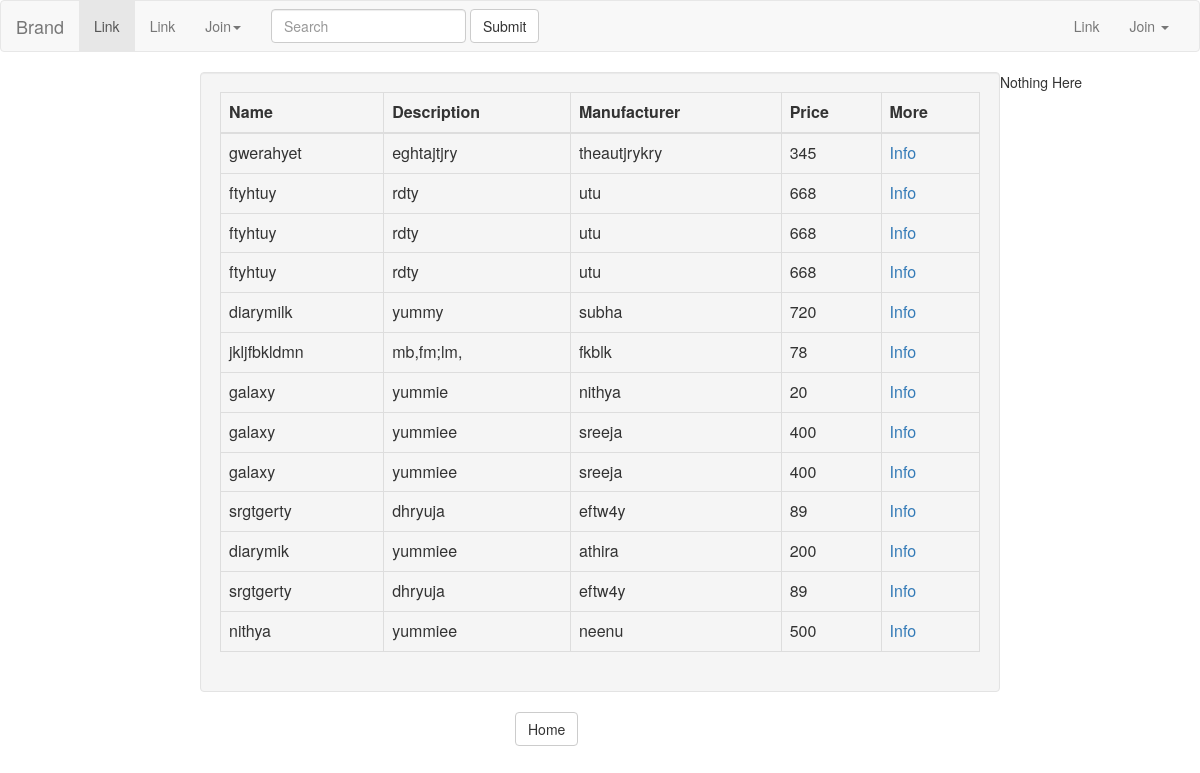
Before: / with the older database file.
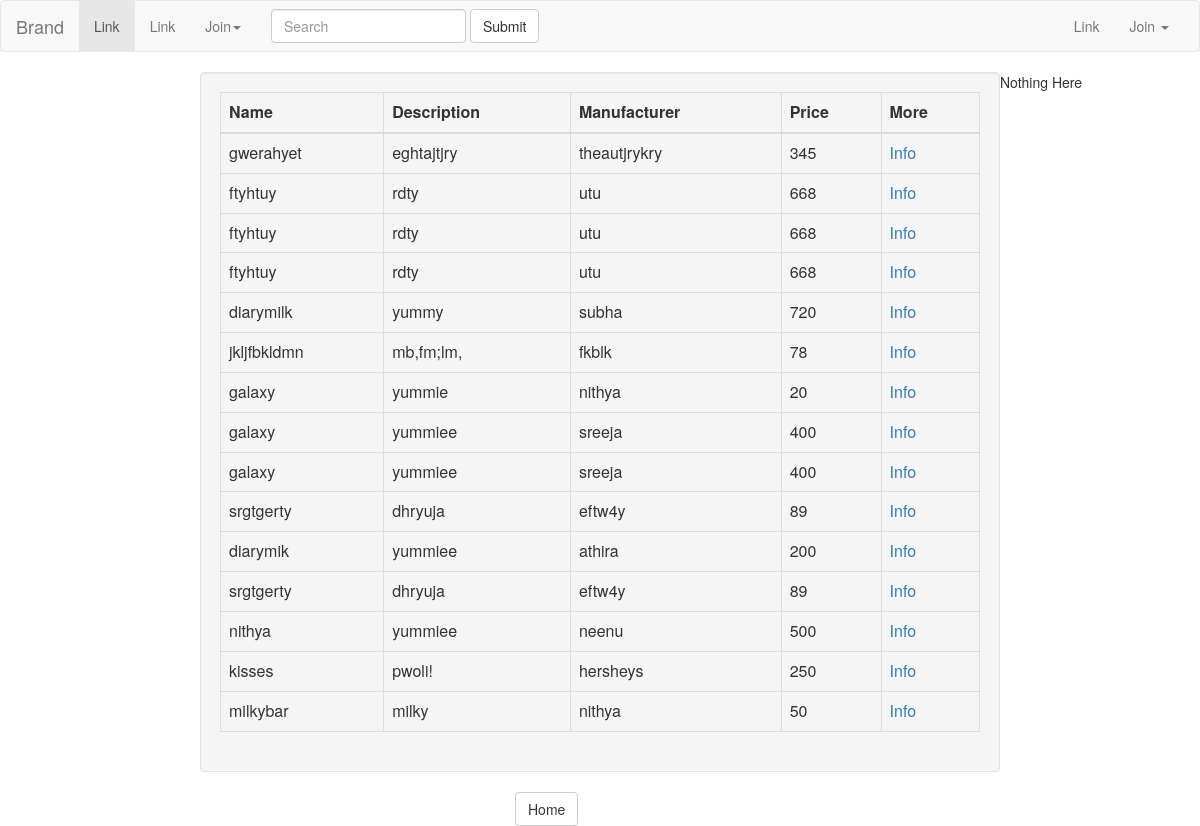
After: the same page with the newer database file.
### register/models.py (models this page shows)
class Chocolate(models.Model):
        id = models.AutoField(primary_key=True)
        name = models.CharField(_('Chocolate Name'), max_length=100, blank=True)
        description = models.CharField(_('Chocolate Description'), max_length=1000, blank=True)
        manufacturer = models.CharField(_('Chocolate Manufacturer'), max_length=100, blank=True)
        price = models.IntegerField(_('Chocolate Price'),
                                    validators=[MaxValueValidator(1000), MinValueValidator(0)],
                                    help_text=_('4 digits maximum'), blank=True, null=True)

### register/views.py (the view)
# urls.py: 2. Add a URL to urlpatterns:  url(r'^$', Home.as_view(), name='home')
class Home(ListView):
    template_name="index.html"
    def get_queryset(self):
        return Chocolate.objects.all()

### register/templates/index.html (shortened to what this page needs)
{% load staticfiles %}
<html xmlns="http://www.w3.org/1999/html">
<head>
<link rel="stylesheet" href="{%  static 'css/bootstrap.min.css' %}">
<link rel="stylesheet" href="{%  static 'css/bootstrap.min.css' %}"integrity="sha384-fLW2N01lMqjakBkx3l/M9EahuwpSfeNvV63J5ezn3uZzapT0u7EYsXMjQV+0En5r">
</head>
<body>
<nav class="navbar navbar-default">
  <div class="container-fluid">
    <div class="navbar-header">
      <a class="navbar-brand" href="#">Brand</a>
    </div>
    <div class="collapse navbar-collapse" id="bs-example-navbar-collapse-1">
      <ul class="nav navbar-nav">
        <li class="active"><a href="#">Link <span class="sr-only">(current)</span></a></li>
        <li><a href="#">Link</a></li>
        <li class="dropdown">
          <a href="#" class="dropdown-toggle" data-toggle="dropdown" role="button" aria-haspopup="true" aria-expanded="false">Join<span class="caret"></span></a>
        </li>
      </ul>
      <form class="navbar-form navbar-left" role="search">
        <div class="form-group">
          <input type="text" class="form-control" placeholder="Search">
        </div>
        <button type="submit" class="btn btn-default">Submit</button>
      </form>
      <ul class="nav navbar-nav navbar-right">
        <li><a href="#">Link</a></li>
        <li class="dropdown">
          <a href="#" class="dropdown-toggle" data-toggle="dropdown" role="button" aria-haspopup="true" aria-expanded="false">Join <span class="caret"></span></a>
        </li>
      </ul>
    </div>
  </div>
</nav>
<div class="col-md-8 col-md-offset-2 well">
<table class="table table-hover table-bordered table-responsive">
    <thead>
    <tr>
        <th>
            Name
        </th>
        <th>
            Description
        </th>
        <th>
            Manufacturer
        </th>
        <th>
            Price
        </th>
           <th>
            More
        </th>
    </tr>
    </thead>
    <tbody>
    {% for item in object_list %}
        <tr>
            <td> {{ item.name }} </td>
            <td> {{ item.description }}</td>
            <td> {{ item.manufacturer }}</td>
            <td> {{ item.price }}</td>
            <td> <a href="{% url 'chocolate_info' item.id %}">Info</a> </td>
        </tr>
    {% endfor %}
    </tbody>
</table>
</div>
{%  if user.is_anonymous %}
Nothing Here
{% else %}
 <div class="col-md-6 col-md-offset-5">
        <a href="{% url 'add_chocolate' %}">
              <button type="submit" class="btn btn-default">Add Chocolate</button>
        </a>
        </div>
{% endif %}
<div class="col-md-6 col-md-offset-5">
        <a href="{% url 'home' %}">
              <button type="submit" class="btn btn-default">Home</button>
        </a>
        </div>
</body>
</html>

Changed rows visible on the page:
added Chocolate: name "kisses", description "pwoli!", manufacturer "hersheys", price "250"
added Chocolate: name "milkybar", description "milky", manufacturer "nithya", price "50"
